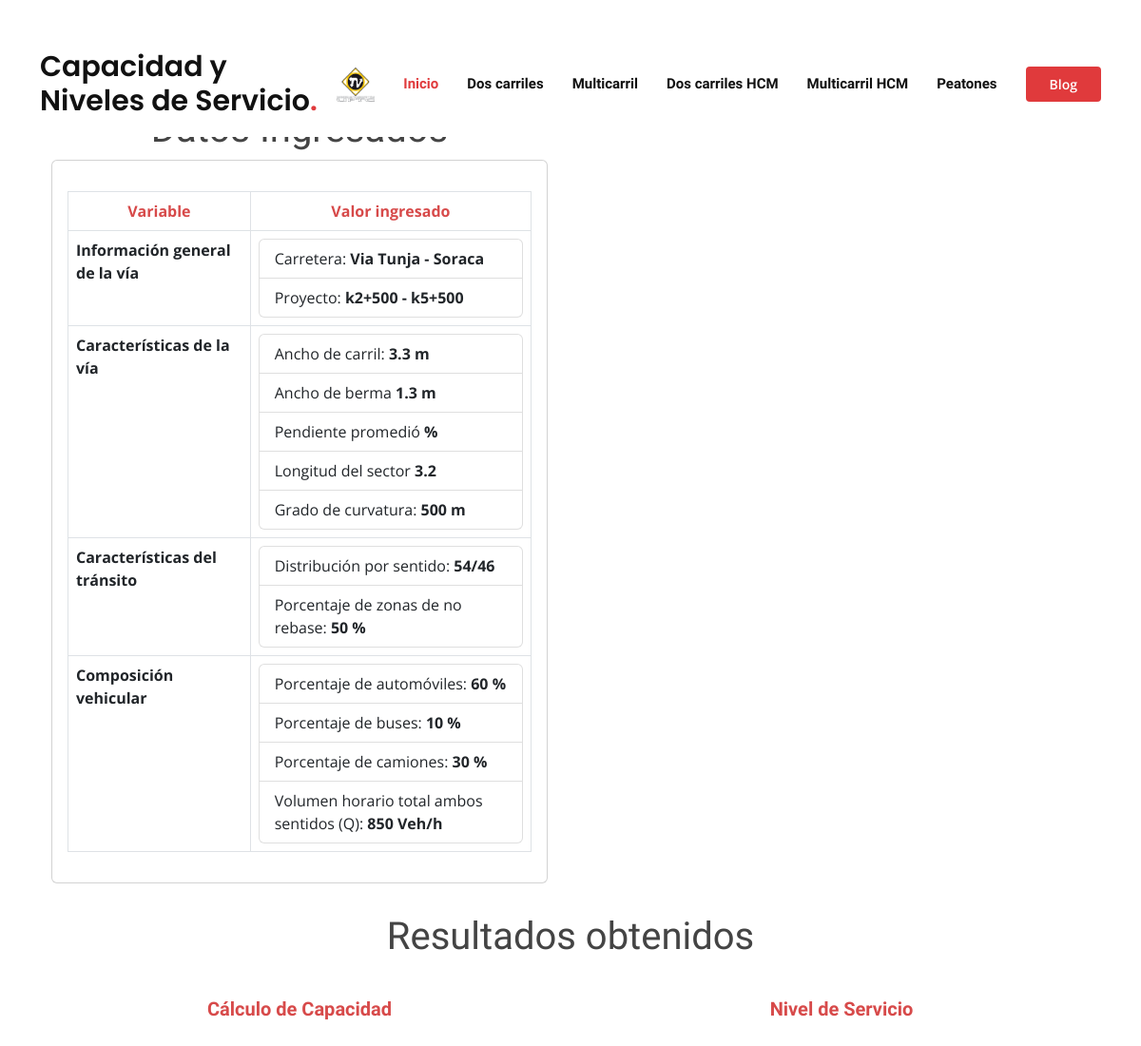
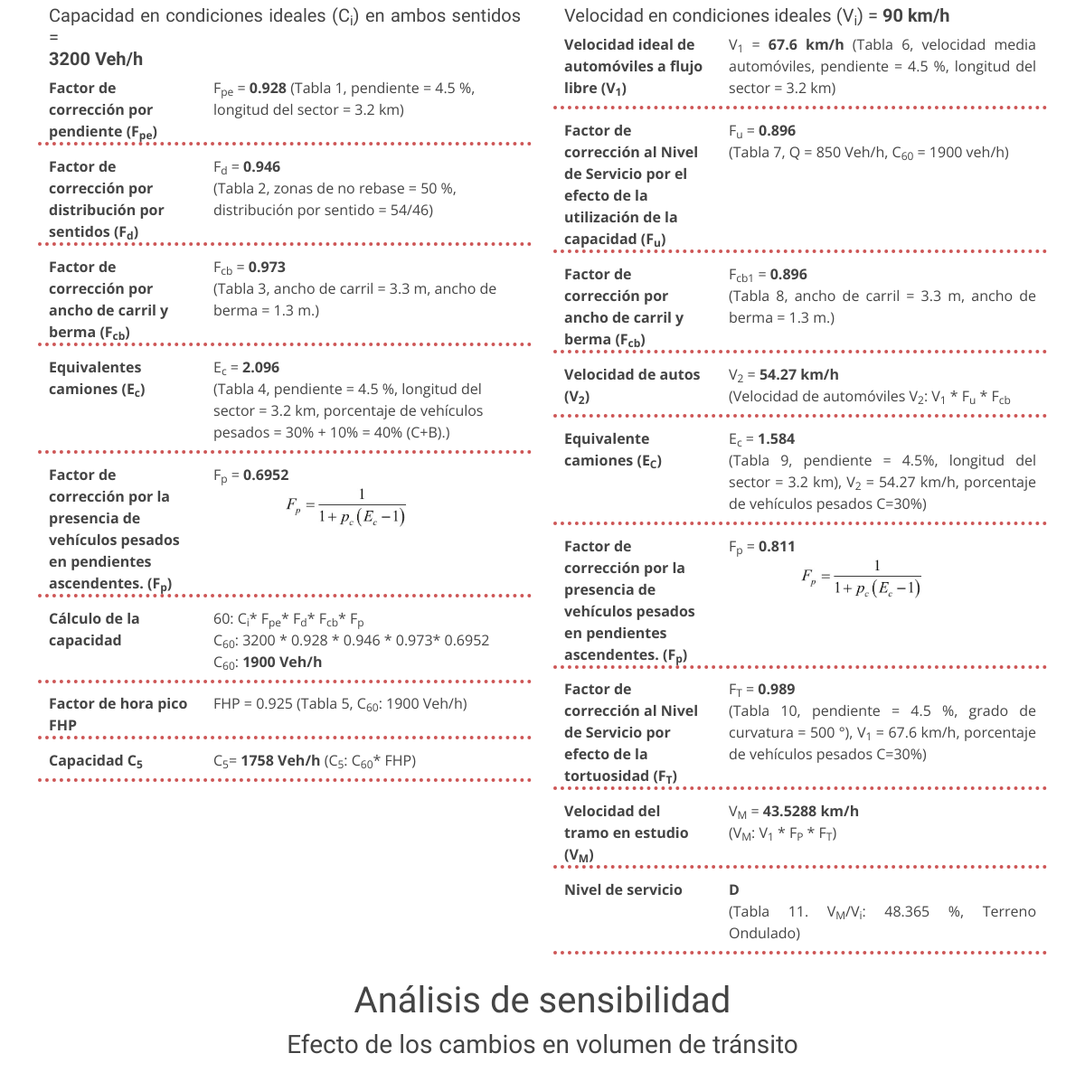
The page /resultado (upper part) on the database as committed earlier (2 pictures, top to bottom).
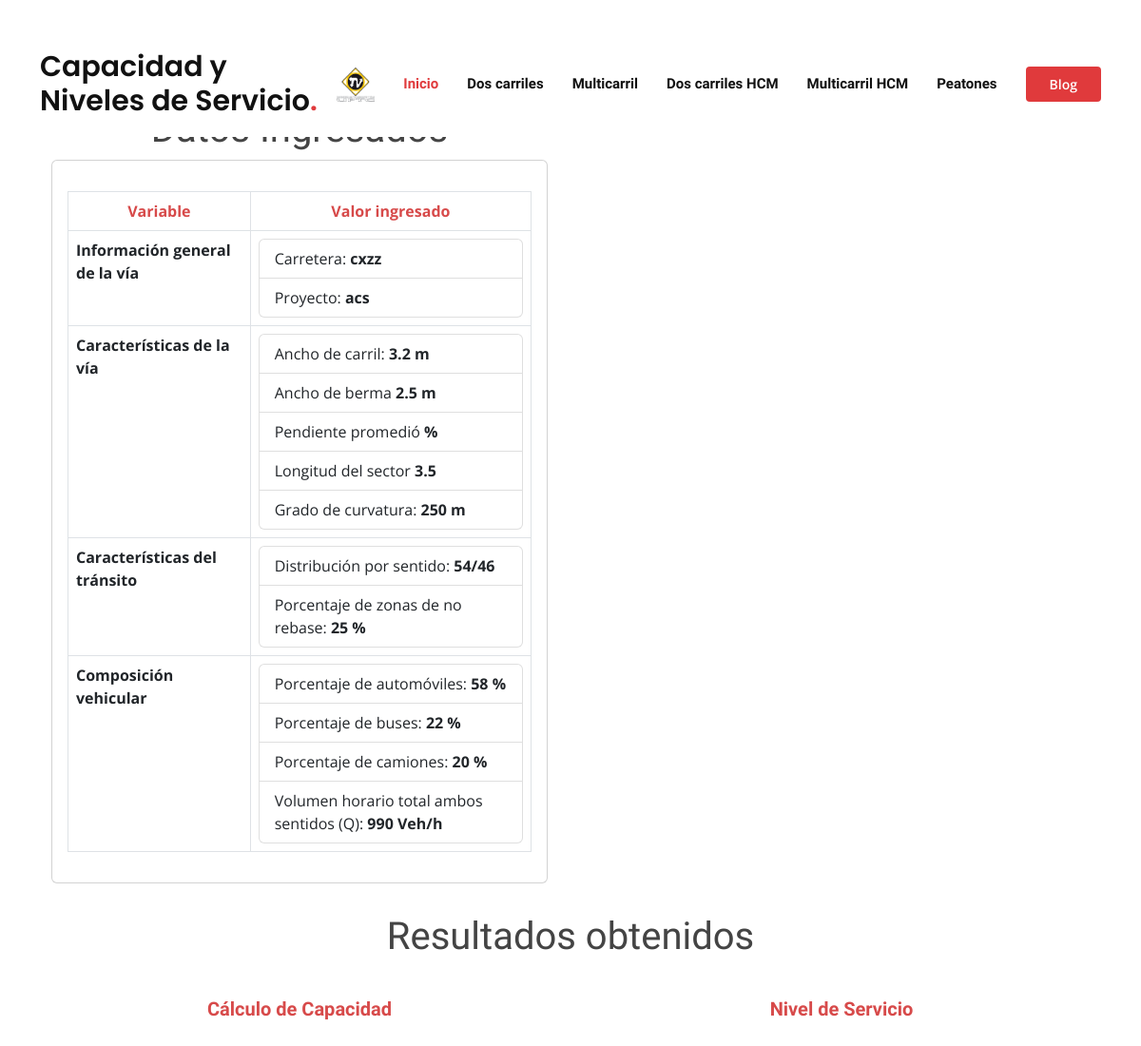
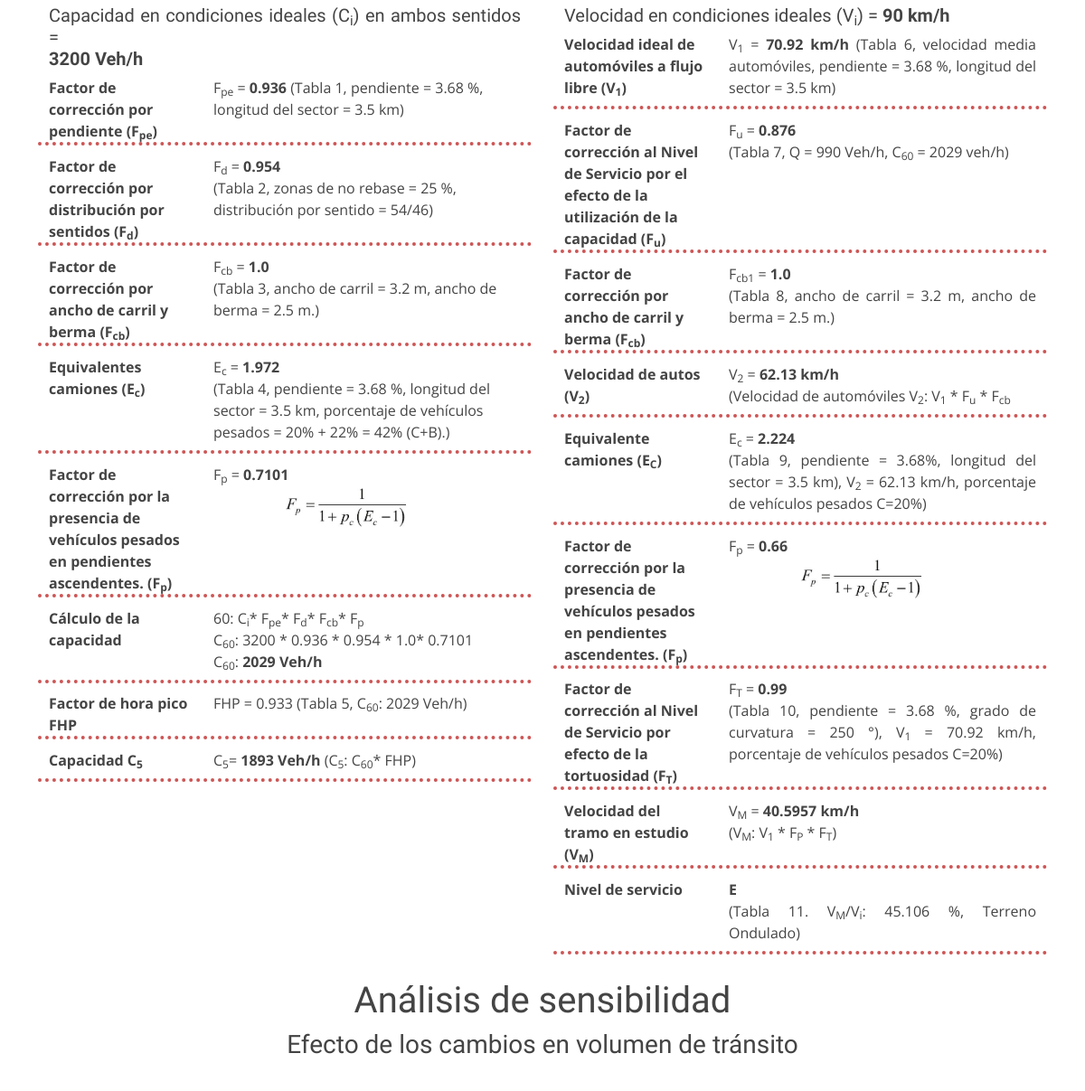
The same page on the database as committed later (2 pictures, top to bottom).
### main.py (models this page shows)
class Resultado(db.Model):
    id = db.Column(db.Integer, primary_key=True)
    Fpe = db.Column(db.Float, nullable=False)
    Fd = db.Column(db.Float, nullable=False)
    Fcb = db.Column(db.Float, nullable=False)
    Ec = db.Column(db.Float, nullable=False)
    Fp = db.Column(db.Float, nullable=False)
    cap_60 = db.Column(db.Integer, nullable=False)
    cap_5 = db.Column(db.Integer, nullable=False)
    FHP = db.Column(db.Float, nullable=False)
    v1 = db.Column(db.Float, nullable=False)
    Fu = db.Column(db.Float, nullable=False)
    Fcb1 = db.Column(db.Float, nullable=False)
    v2 = db.Column(db.Float, nullable=False)
    Ec_vel = db.Column(db.Float, nullable=False)
    Fp_vel = db.Column(db.Float, nullable=False)
    Ft = db.Column(db.Float, nullable=False)
    vM = db.Column(db.Float, nullable=False)
    Vi = db.Column(db.Integer, nullable=False)
    Final = db.Column(db.Integer, nullable=False)
    carretera = db.Column(db.String(200), nullable = False)
    proyecto = db.Column(db.String(200), nullable = False)
    a_carril = db.Column(db.Float, nullable=False)
    a_berma = db.Column(db.Float, nullable=False)
    p_promedio = db.Column(db.Float, nullable=False)
    l_sector = db.Column(db.Float, nullable=False)
    curvatura = db.Column(db.Integer, nullable=False)
    d_sentido = db.Column(db.Integer, nullable=False)
    d_sentido1 = db.Column(db.Integer, nullable=False)
    p_no_rebase = db.Column(db.Integer, nullable=False)
    p_automoviles = db.Column(db.Integer, nullable=False)
    p_buses = db.Column(db.Integer, nullable=False)
    p_camiones = db.Column(db.Integer, nullable=False)
    vol_cap = db.Column(db.Integer, nullable=False)
    terreno = db.Column(db.String(200), nullable = False)

### main.py (the view)
@app.route("/resultado", methods=["GET","POST"])
def resultado():
    id = len(db.session.query(Resultado).all())
    registro = Resultado.query.get(id)
    return render_template('resultados_2_carriles.html',datos=registro)

### templates/resultados_2_carriles.html (shortened to what this page needs)
<!DOCTYPE html>
<html lang="en">
<head>
  <link href="../static/assets/vendor/aos/aos.css" rel="stylesheet">
  <link href="../static/assets/vendor/bootstrap/css/bootstrap.min.css" rel="stylesheet">
  <link href="../static/assets/vendor/bootstrap-icons/bootstrap-icons.css" rel="stylesheet">
  <link href="../static/assets/vendor/boxicons/css/boxicons.min.css" rel="stylesheet">
  <link href="../static/assets/vendor/glightbox/css/glightbox.min.css" rel="stylesheet">
  <link href="../static/assets/vendor/remixicon/remixicon.css" rel="stylesheet">
  <link href="../static/assets/vendor/swiper/swiper-bundle.min.css" rel="stylesheet">
  <link href="../static/assets/css/style.css" rel="stylesheet">
</head>
<body>
  {% import "bootstrap/wtf.html" as wtf %}
  {% include "header.html" %}
    <br>
    <br>
    <section class="inner-page datos" style="background-color:white">
      <div class="container">
        <div class="row">
            <div class="col-lg-6 col-md-12 col-sm-12">
              <div class="container">
              <h1 style="text-align:center ;">Datos Ingresados</h1>
              <div class="card" >
                <div class="card-body">
                  <p class="card-text">
                    <table class="table table-bordered">
                      <thead class="thead-dark">
                        <tr>
                          <th scope="col" style="text-align:center;color:rgb(215, 74, 74) ;">Variable</th>
                          <th scope="col"style="text-align:center;color:rgb(215, 74, 74) ;">Valor ingresado</th>
                        </tr>
                      </thead>
                      <tbody>
                        <tr>
                          <th scope="row">Información general de la vía</th>
                          <td><ul class="list-group">
                            <li class="list-group-item">Carretera: <b>{{datos.carretera}}</b> </li>
                            <li class="list-group-item">Proyecto: <b>{{datos.proyecto}}</b></li>
                          </ul></td>
                        </tr>
                        <tr>
                          <th scope="row">Características de la vía</th>
                          <td><ul class="list-group">
                            <li class="list-group-item">Ancho de carril: <b>{{datos.a_carril}} m</b></li>
                            <li class="list-group-item">Ancho de berma <b>{{datos.a_berma}} m</b> </li>
                            <li class="list-group-item">Pendiente promedió <b>{{datos.p_promedió}} %</b> </li>
                            <li class="list-group-item">Longitud del sector <b>{{datos.l_sector}}</b></li>
                            <li class="list-group-item">Grado de curvatura: <b>{{datos.curvatura}} m</b></li>
                          </ul></td>
                        </tr>
                        <tr>
                          <th scope="row">Características del tránsito</th>
                          <td><ul class="list-group">
                            <li class="list-group-item">Distribución por sentido: <b>{{datos.d_sentido}}/{{datos.d_sentido1}}</b></li>
                            <li class="list-group-item">Porcentaje de zonas de no rebase: <b>{{datos.p_no_rebase}} %</b> </li>
                          </ul></td>
                        </tr>
                        <tr>
                          <th scope="row">Composición vehicular</th>
                          <td><ul class="list-group">
                            <li class="list-group-item">Porcentaje de automóviles: <b>{{datos.p_automoviles}} %</b></li>
                            <li class="list-group-item">Porcentaje de buses: <b>{{datos.p_buses}} %</b> </li>
                            <li class="list-group-item">Porcentaje de camiones: <b>{{datos.p_camiones}} %</b> </li>
                            <li class="list-group-item">Volumen horario total ambos sentidos (Q): <b>{{datos.vol_cap}} Veh/h</b> </li>
                          </ul></td>
                        </tr>
                      </tbody>
                    </table>
                  </p>
                </div>
              </div>
            </div>
          </div>
            <br>
            <br>
    </section>
    <section id="resultados" class="datos">
      <div class="container">
        <div class="row">
          <h1 style="text-align:center ;">Resultados obtenidos</h1>
          <div class="col-lg-6 col-md-12 col-sm-12">
            <div class="container">
            <h5 class="pasos"><b>Cálculo de Capacidad</b></h5>
            <h5 class="text-general">Capacidad en condiciones ideales (C<sub>i</sub>) en ambos sentidos = <br><b>3200 Veh/h</b></h5>
            <dl class="row">
              <dt class="col-sm-4">Factor de corrección por pendiente (F<sub>pe</sub>)</dt>
              <dd class="col-sm-8">F<sub>pe</sub> = <b>{{datos.Fpe}}</b>   (Tabla 1, pendiente = {{datos.p_promedio}} %, longitud del sector = {{datos.l_sector}} km)</dd>
              <hr>
              <dt class="col-sm-4">Factor de corrección por distribución por sentidos (F<sub>d</sub>)</dt>
              <dd class="col-sm-8">F<sub>d</sub> = <b>{{datos.Fd}}</b><br>(Tabla 2, zonas de no rebase = {{datos.p_no_rebase}} %, distribución por sentido = {{datos.d_sentido}}/{{datos.d_sentido1}})</dd>
              <hr>
              <dt class="col-sm-4">Factor de corrección por ancho de carril y berma (F<sub>cb</sub>)</dt>
              <dd class="col-sm-8">F<sub>cb</sub> = <b>{{datos.Fcb}}</b><br>(Tabla 3, ancho de carril = {{datos.a_carril}} m, ancho de berma = {{datos.a_berma}} m.)</dd>
              <hr>
              <dt class="col-sm-4">Equivalentes camiones (E<sub>c</sub>)</dt>
              <dd class="col-sm-8">E<sub>c</sub> = <b>{{datos.Ec}}</b><br>(Tabla 4, pendiente = {{datos.p_promedio}} %, longitud del sector = {{datos.l_sector}} km, porcentaje de vehículos pesados = {{datos.p_camiones}}% + {{datos.p_buses}}%  = {{datos.p_camiones + datos.p_buses}}% (C+B).)</dd>
              <hr>
              <dt class="col-sm-4">Factor de corrección por la presencia de vehículos pesados en pendientes ascendentes. (F<sub>p</sub>)</dt>
              <dd class="col-sm-8">F<sub>p</sub> = <b>{{datos.Fp}}</b> <br> <img src="../static/assets/img/Fp.JPG" class="img-fluid text-general" style="width:40%; margin-left: 5rem;" alt="Responsive image"></dd>
              <hr>
              <dt class="col-sm-4">Cálculo de la capacidad</dt>
              <dd class="col-sm-8"><C<sub>60</sub>: C<sub>i</sub>* F<sub>pe</sub>* F<sub>d</sub>* F<sub>cb</sub>* F<sub>p</sub> <br>
                C<sub>60</sub>: 3200 * {{datos.Fpe}} * {{datos.Fd}} * {{datos.Fcb}}* {{datos.Fp}}<br>
                C<sub>60</sub>:  <b>{{datos.cap_60}} Veh/h</b></dd>
              <hr>
              <dt class="col-sm-4">Factor de hora pico FHP</dt>
              <dd class="col-sm-8 text-general">FHP = {{datos.FHP}} (Tabla 5, C<sub>60</sub>: {{datos.cap_60}} Veh/h)<br></dd>
              <hr>
              <dt class="col-sm-4">Capacidad C<sub>5</sub></dt>
              <dd class="col-sm-8 text-general">C<sub>5</sub>= <b>{{datos.cap_5}} Veh/h</b> (C<sub>5</sub>: C<sub>60</sub>* FHP)</dd>
              <hr>
            </dl>
            </div>
          </div>
          <div class="col-lg-6 col-md-12 col-sm-12">
            <div class="container">
            <h5 class="pasos"><b>Nivel de Servicio</b></h5>
            <h5 class="text-general">Velocidad en condiciones ideales (V<sub>i</sub>)  = <b>90 km/h</b></h5>
            <dl class="row">
              <dt class="col-sm-4">Velocidad ideal de automóviles a flujo libre (V<sub>1</sub>)</dt>
              <dd class="col-sm-8 text-general">V<sub>1</sub> = <b>{{datos.v1}} km/h</b>   (Tabla 6,  velocidad media automóviles, pendiente = {{datos.p_promedio}} %, longitud del sector = {{datos.l_sector}} km)</dd>
              <hr>
              <dt class="col-sm-4">Factor de corrección al Nivel de Servicio por el efecto de la utilización de la capacidad (F<sub>u</sub>)</dt>
              <dd class="col-sm-8 text-general">F<sub>u</sub> = <b>{{datos.Fu}}</b><br>(Tabla 7, Q = {{datos.vol_cap}} Veh/h, C<sub>60</sub> = {{datos.cap_60}} veh/h)</dd>
              <hr>
              <dt class="col-sm-4">Factor de corrección por ancho de carril y berma (F<sub>cb</sub>)</dt>
              <dd class="col-sm-8 text-general">F<sub>cb1</sub> = <b>{{datos.Fcb1}}</b><br>(Tabla 8, ancho de carril = {{datos.a_carril}} m, ancho de berma = {{datos.a_berma}} m.)</dd>
              <hr>
              <dt class="col-sm-4">Velocidad de autos (V<sub>2</sub>)</dt>
              <dd class="col-sm-8 text-general">V<sub>2</sub> = <b>{{datos.v2}} km/h</b><br>(Velocidad de automóviles V<sub>2</sub>: V<sub>1</sub> * F<sub>u</sub> * F<sub>cb</sub></dd>
              <hr>
              <dt class="col-sm-4">Equivalente camiones (E<sub>C</sub>)</dt>
              <dd class="col-sm-8 text-general">E<sub>c</sub> = <b>{{datos.Ec_vel}}</b> <br>(Tabla 9, pendiente = {{datos.p_promedio}}%, longitud del sector = {{datos.l_sector}} km), V<sub>2</sub> = {{datos.v2}} km/h, porcentaje de vehículos pesados C={{datos.p_camiones}}%)</dd>
              <hr>
              <dt class="col-sm-4">Factor de corrección por la presencia de vehículos pesados en pendientes ascendentes. (F<sub>p</sub>)</dt>
              <dd class="col-sm-8">F<sub>p</sub> = <b>{{datos.Fp_vel}}</b> <br> <img src="../static/assets/img/Fp.JPG" class="img-fluid text-general" style="width:40%; margin-left: 5rem;" alt="Responsive image"></dd>
              <hr>
              <dt class="col-sm-4">Factor de corrección al Nivel de Servicio por efecto de la tortuosidad (F<sub>T</sub>)</dt>
              <dd class="col-sm-8 text-general">F<sub>T</sub> = <b>{{datos.Ft}}</b> <br>(Tabla 10, pendiente = {{datos.p_promedio}} %, grado de curvatura = {{datos.curvatura}} °), V<sub>1</sub> = {{datos.v1}} km/h, porcentaje de vehículos pesados C={{datos.p_camiones}}%)</dd>
              <hr>
              <dt class="col-sm-4">Velocidad del tramo en estudio (V<sub>M</sub>)</dt>
              <dd class="col-sm-8 text-general">V<sub>M</sub> = <b>{{datos.vM}} km/h</b> <br>(V<sub>M</sub>: V<sub>1</sub> * F<sub>P</sub> * F<sub>T</sub>)</dd>
              <hr>
              <dt class="col-sm-4">Nivel de servicio</dt>
              <dd class="col-sm-8 text-general"><b>{{datos.Final}}</b><br>(Tabla 11. V<sub>M</sub>/V<sub>i</sub>: {{datos.Vi}} %, {{datos.terreno}})</dd>
              <hr>
            </dl>
            </div>
          </div>
        </div>
        <h1 class="subtitulos">Análisis de sensibilidad</h1>
        <div class="row">
          <h3 class="subtitulos">Efecto de los cambios en volumen de tránsito</h3>
          <div class="col-lg-6">
          </div>
          <div class="col-lg-6">
          </div>
        </div>
      </div>
    </section>
  {% include "footer.html" %}
</body>
</html>

### templates/header.html (shortened to what this page needs)
  <header id="header" class="fixed-top d-flex align-items-center">
    <div class="container d-flex align-items-center">
      <h1 class="logo me-auto"><a href="{{url_for('home')}}">Capacidad y Niveles de Servicio<span>.</span></a></h1>
      <a href="{{url_for('home')}}" class="logo me-auto"><img src="../static/assets/img/logo.png" alt=""></a>
      <nav id="navbar" class="navbar order-last order-lg-0">
        <ul>
          <li><a class="nav-link scrollto active" href="{{url_for('home')}}">Inicio</a></li>
          <li><a class="nav-link scrollto" href="{{url_for('dosCarriles')}}">Dos carriles</a></li>
          <li><a class="nav-link scrollto" href="{{url_for('multicarril')}}">Multicarril</a></li>
          <li><a class="nav-link scrollto" href="{{url_for('hcm_function')}}">Dos carriles HCM</a></li>
          <li><a class="nav-link scrollto" href="{{url_for('hcmMultilane')}}">Multicarril HCM</a></li>
          <li><a class="nav-link scrollto" href="{{url_for('peatones')}}">Peatones</a></li>
        </ul>
      </nav>
      <a href="{{url_for('blog')}}" class="get-started-btn scrollto">Blog</a>
    </div>
  </header>

### templates/footer.html (shortened to what this page needs)
</body>
</html>

### static/assets/css/style.css (style rules this page uses)
body { font-family: "Open Sans", sans-serif; color: #444444; }
a { color: #f5de12; text-decoration: none; }
hr { border-style: none; border-top-style: dotted; border-color: #b80e0e; border-width: 4px; width: 90%; margin: auto; margin-bottom: 2%; margin-top: 2%; opacity: 0.7; }
h1, h2, h3, h4, h5, h6 { font-family: "Raleway", sans-serif; }
img { padding-top: 0%; margin-top: 0%; }
section { margin-top: 0%; margin-bottom: 0%; }
#header { background: #fff; transition: all 0.5s; z-index: 997; padding: 20px 0; }
#header .logo { font-size: 30px; margin: 0; padding: 0; font-weight: 600; font-family: "Poppins", sans-serif; }
#header .logo a { color: #111111; }
#header .logo a span { color: #e03a3c; }
#header .logo img { max-height: 40px; }
.get-started-btn { margin-left: 30px; background: #e03a3c; color: #fff; border-radius: 4px; padding: 8px 25px; white-space: nowrap; transition: 0.3s; font-size: 14px; font-weight: 600; display: inline-block; }
.navbar { padding: 0; }
.navbar ul { margin: 0; padding: 0; display: flex; list-style: none; align-items: center; }
.navbar li { position: relative; }
.navbar a, .navbar a:focus { display: flex; align-items: center; justify-content: space-between; padding: 10px 0 10px 30px; font-family: "Raleway", sans-serif; font-size: 15px; font-weight: 600; color: #111111; white-space: nowrap; transition: 0.3s; }
.navbar a:hover, .navbar .active, .navbar .active:focus, .navbar li:hover>a { color: #e03a3c; }
section { padding: 60px 0; overflow: hidden; position: relative; }
.datos { padding-top: 0%; padding-bottom: 0%; }
.container { margin-top: 2rem; }
.pasos { text-align: center; color: rgb(215,74,74); margin-bottom: 2rem; }
.text-general { text-align:justify ; }
.subtitulos { text-align: center; }

Rows that differ between the two databases and show on the page:
no longer on this page (row unchanged): Resultado: carretera "Via Tunja - Soraca", proyecto "k2+500 - k5+500", a_carril "3.3", a_berma "1.3", l_sector "3.2", curvatura "500", d_sentido "54", d_sentido1 "46", p_no_rebase "50", p_automoviles "60", p_buses "10", p_camiones "30", vol_cap "850", Fpe "0.928", p_promedio "4.5", Fd "0.946", Fcb "0.973", Ec "2.096", datos.p_camiones+datos.p_buses "40", Fp "0.6952", cap_60 "1900", FHP "0.925", cap_5 "1758", v1 "67.6", Fu "0.896", Fcb1 "0.896", v2 "54.27", Ec_vel "1.584", Fp_vel "0.811", Ft "0.989", vM "43.5288", Final "D", Vi "48.365", terreno "Terreno Ondulado"
added Resultado: carretera "cxzz", proyecto "acs", a_carril "3.2", a_berma "2.5", l_sector "3.5", curvatura "250", d_sentido "54", d_sentido1 "46", p_no_rebase "25", p_automoviles "58", p_buses "22", p_camiones "20", vol_cap "990", Fpe "0.936", p_promedio "3.68", Fd "0.954", Fcb "1.0", Ec "1.972", datos.p_camiones+datos.p_buses "42", Fp "0.7101", cap_60 "2029", FHP "0.933", cap_5 "1893", v1 "70.92", Fu "0.876", Fcb1 "1.0", v2 "62.13", Ec_vel "2.224", Fp_vel "0.66", Ft "0.99", vM "40.5957", Final "E", Vi "45.106", terreno "Terreno Ondulado"
